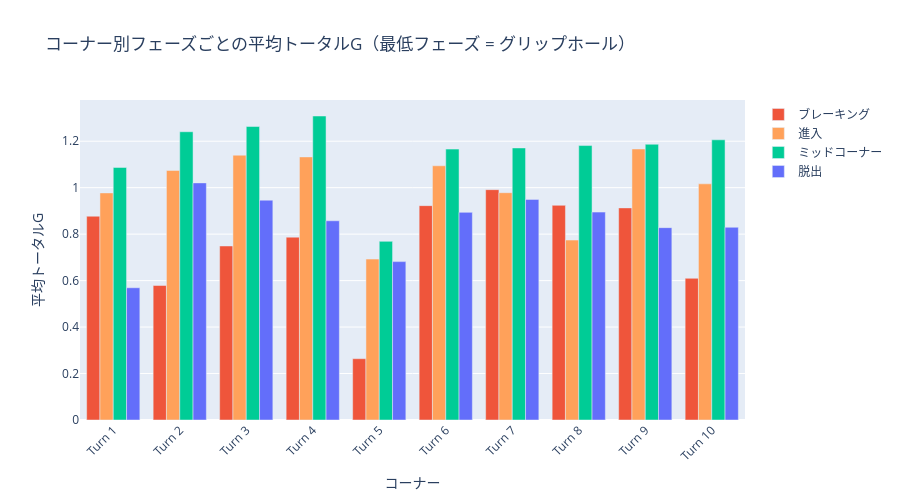

Here is the notebook cell this chart was saved with:
### Code cell
# フェーズ別G内訳 — グループ棒グラフ
# コーナーごとのフェーズ別平均トータルGを表示、グリップの弱い部分を強調

if len(g_util_df) > 0:
    phase_cols = ["braking_g_mean", "entry_g_mean", "mid_g_mean", "exit_g_mean"]
    phase_labels = ["ブレーキング", "進入", "ミッドコーナー", "脱出"]

    # コーナーごとにラップ間で平均化
    phase_avg = g_util_df.groupby("corner_name")[phase_cols].mean().reset_index()

    corner_order = [c.name for c in corners if c.name in phase_avg["corner_name"].values]
    phase_avg = phase_avg.set_index("corner_name").loc[corner_order].reset_index()

    fig = go.Figure()
    colors = ["#EF553B", "#FFA15A", "#00CC96", "#636EFA"]
    for col, label, color in zip(phase_cols, phase_labels, colors):
        fig.add_trace(
            go.Bar(
                name=label,
                x=phase_avg["corner_name"],
                y=phase_avg[col],
                marker_color=color,
            )
        )

    fig.update_layout(
        barmode="group",
        title="コーナー別フェーズごとの平均トータルG（最低フェーズ = グリップホール）",
        xaxis_title="コーナー",
        yaxis_title="平均トータルG",
        xaxis_tickangle=-45,
        width=900,
        height=500,
    )
    show_fig(fig)
else:
    print("フェーズ別G内訳に使用できるGユーティライゼーションデータがありません")

### Figure 1 — Plotly figure (JSON) as saved in the notebook; plotly's stock layout.template omitted (floating-point values rounded to 4 significant figures)
{"data": [{"marker": {"color": "#EF553B"}, "name": "ブレーキング", "type": "bar", "x": ["Turn 1", "Turn 2", "Turn 3", "Turn 4", "Turn 5", "Turn 6", "Turn 7", "Turn 8", "Turn 9", "Turn 10"], "y": [0.8772, 0.5791, 0.749, 0.787, 0.2639, 0.9227, 0.9914, 0.924, 0.913, 0.6099]}, {"marker": {"color": "#FFA15A"}, "name": "進入", "type": "bar", "x": ["Turn 1", "Turn 2", "Turn 3", "Turn 4", "Turn 5", "Turn 6", "Turn 7", "Turn 8", "Turn 9", "Turn 10"], "y": [0.9774, 1.074, 1.14, 1.132, 0.6926, 1.094, 0.9784, 0.7744, 1.167, 1.017]}, {"marker": {"color": "#00CC96"}, "name": "ミッドコーナー", "type": "bar", "x": ["Turn 1", "Turn 2", "Turn 3", "Turn 4", "Turn 5", "Turn 6", "Turn 7", "Turn 8", "Turn 9", "Turn 10"], "y": [1.087, 1.241, 1.263, 1.308, 0.769, 1.166, 1.171, 1.181, 1.187, 1.206]}, {"marker": {"color": "#636EFA"}, "name": "脱出", "type": "bar", "x": ["Turn 1", "Turn 2", "Turn 3", "Turn 4", "Turn 5", "Turn 6", "Turn 7", "Turn 8", "Turn 9", "Turn 10"], "y": [0.5693, 1.021, 0.9462, 0.8575, 0.6817, 0.8937, 0.9496, 0.8949, 0.8279, 0.8296]}], "layout": {"barmode": "group", "height": 500, "title": {"text": "コーナー別フェーズごとの平均トータルG（最低フェーズ = グリップホール）"}, "width": 900, "xaxis": {"tickangle": -45, "title": {"text": "コーナー"}}, "yaxis": {"title": {"text": "平均トータルG"}}}}
